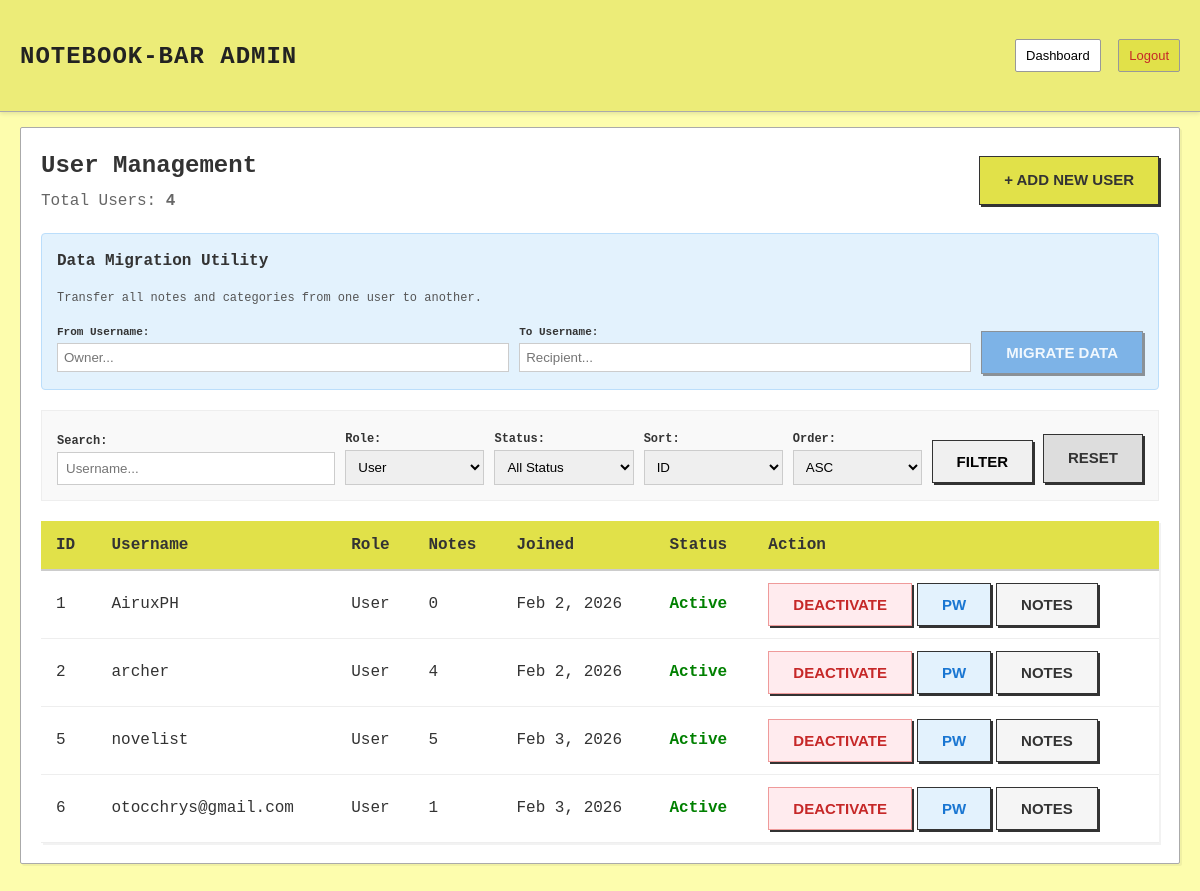
Screenshot of /admin/dashboard.php?role=user (signed in) with the database file from the repository.
### tables this page shows
CREATE TABLE `users` (
  `id` int(11) NOT NULL,
  `username` varchar(255) NOT NULL,
  `password` varchar(255) NOT NULL,
  `role` enum('user','admin') NOT NULL DEFAULT 'user',
  `is_active` tinyint(1) DEFAULT 1,
  `date_created` datetime NOT NULL DEFAULT current_timestamp(),
  `date_modified` datetime NOT NULL DEFAULT current_timestamp() ON UPDATE current_timestamp(),
  `security_word` varchar(255) DEFAULT NULL,
  `security_word_set` tinyint(1) NOT NULL DEFAULT 0
);

### includes/data_access.php (called while the page is built, shortened)
<?php
require_once 'db.php';
function get_current_user_id()
{
    return isset($_SESSION['user_id']) ? $_SESSION['user_id'] : 0;
}
function is_admin()
{
    return isset($_SESSION['role']) && $_SESSION['role'] === 'admin';
}
function get_all_users($search = '', $role = '', $status = '', $sort = 'id', $order = 'ASC', $page = 1, $limit = 10)
{
    global $conn;
    $page = max(1, intval($page));
    $limit = max(1, intval($limit));
    $offset = ($page - 1) * $limit;
    $order = strtoupper($order) === 'DESC' ? 'DESC' : 'ASC';
    $allowed_sorts = ['id', 'username', 'role', 'date_created', 'is_active'];
    $sql = "SELECT u.id, u.username, u.role, u.is_active, u.date_created,
            (SELECT COUNT(*) FROM notes n WHERE n.user_id = u.id) as note_count
            FROM users u WHERE 1=1";
    if ($role !== '') {
        $r = mysqli_real_escape_string($conn, $role);
        $sql .= " AND u.role = '$r'";
    }
    $count_sql_main = "SELECT COUNT(*) as total FROM users u WHERE 1=1";
    if ($role !== '') {
        $r = mysqli_real_escape_string($conn, $role);
        $count_sql_main .= " AND u.role = '$r'";
    }
    $count_res = mysqli_query($conn, $count_sql_main);
    $total_row = mysqli_fetch_assoc($count_res);
    $total = $total_row['total'];
    $sql .= " ORDER BY u.$sort $order, u.id ASC LIMIT $limit OFFSET $offset";
    $result = mysqli_query($conn, $sql);
    $users = [];
    while ($row = mysqli_fetch_assoc($result)) {
        $users[] = $row;
    }
    return ['users' => $users, 'total' => $total];
}
?>

### admin/dashboard.php (the view, shortened to what this page needs)
<?php
include '../includes/data_access.php';
?>
<!DOCTYPE html>
<html lang="en">
<head>
    <link rel="stylesheet" href="../css/style.css?v=<?php echo time(); ?>">
</head>
<body>
    <header>
        <div class="header-inner">
            <h1><a href="dashboard.php">Notebook-BAR ADMIN</a></h1>
            <nav>
                <a href="dashboard.php" style="background: #fff;">Dashboard</a>
                <a href="../logout.php" style="color: #c62828;">Logout</a>
            </nav>
        </div>
    </header>
    <div class="container">
        <?php
        $search = $_GET['q'] ?? '';
        $role_filter = $_GET['role'] ?? '';
        $status_filter = $_GET['status'] ?? '';
        $sort = $_GET['sort'] ?? 'id';
        $order = $_GET['order'] ?? 'ASC';
        $page = isset($_GET['page']) ? intval($_GET['page']) : 1;
        $limit = 10;
        $data = get_all_users($search, $role_filter, $status_filter, $sort, $order, $page, $limit);
        $users = $data['users'];
        $total_users = $data['total'];
        $current_uid = get_current_user_id();
        ?>
        <div class="dashboard-section">
            <div style="display: flex; justify-content: space-between; align-items: center; margin-bottom: 20px;">
                <div>
                    <h2 style="margin: 0;">User Management</h2>
                    <p style="margin: 5px 0 0; color: #666;">Total Users: <strong><?php echo $total_users; ?></strong>
                    </p>
                </div>
                <a href="add_user.php" class="btn btn-primary">+ Add New User</a>
            </div>
            <div class="migration-section">
                <h3 style="margin-top: 0; font-size: 16px;">Data Migration Utility</h3>
                <p style="font-size: 12px; color: #555;">Transfer all notes and categories from one user to another.</p>
                <form id="migrationForm" style="display: flex; gap: 10px; align-items: flex-end;">
                    <div style="flex: 1; position: relative;">
                        <label style="font-size: 11px; font-weight: bold;">From Username:</label>
                        <input type="text" name="from_username" id="from_username" required placeholder="Owner..."
                            style="width: 100%; padding: 6px; border: 1px solid #ccc;"
                            oninput="validateMigrationUser('from')">
                    </div>
                    <div style="flex: 1; position: relative;">
                        <label style="font-size: 11px; font-weight: bold;">To Username:</label>
                        <input type="text" name="to_username" id="to_username" required placeholder="Recipient..."
                            style="width: 100%; padding: 6px; border: 1px solid #ccc;"
                            oninput="validateMigrationUser('to')">
                    </div>
                    <button type="button" id="migrate_btn" class="btn"
                        style="background: #1976d2; color: #fff; opacity: 0.5;" disabled
                        onclick="openMigrationPreview()">Migrate
                        Data</button>
                </form>
            </div>
            <form method="get"
                style="background: #f9f9f9; padding: 15px; border: 1px solid #eee; margin-bottom: 20px; display: flex; gap: 10px; flex-wrap: wrap; align-items: flex-end;">
                <div style="flex: 2; min-width: 200px;">
                    <label style="font-size: 12px; font-weight: bold;">Search:</label>
                    <input type="text" name="q" value="<?php echo htmlspecialchars($search); ?>"
                        placeholder="Username..." style="width: 100%; padding: 8px; border: 1px solid #ccc;">
                </div>
                <div style="flex: 1; min-width: 120px;">
                    <label style="font-size: 12px; font-weight: bold;">Role:</label>
                    <select name="role" style="width: 100%; padding: 8px; border: 1px solid #ccc;">
                        <option value="user" <?php if ($role_filter === 'user')
                            echo 'selected'; ?>>User</option>
                    </select>
                </div>
                <div style="flex: 1; min-width: 120px;">
                    <label style="font-size: 12px; font-weight: bold;">Status:</label>
                    <select name="status" style="width: 100%; padding: 8px; border: 1px solid #ccc;">
                        <option value="">All Status</option>
                    </select>
                </div>
                <div style="flex: 1; min-width: 120px;">
                    <label style="font-size: 12px; font-weight: bold;">Sort:</label>
                    <select name="sort" style="width: 100%; padding: 8px; border: 1px solid #ccc;">
                        <option value="id" <?php if ($sort === 'id')
                            echo 'selected'; ?>>ID</option>
                    </select>
                </div>
                <div style="flex: 0 0 auto;">
                    <label style="font-size: 12px; font-weight: bold;">Order:</label>
                    <select name="order" style="width: 100%; padding: 8px; border: 1px solid #ccc;">
                        <option value="ASC" <?php if ($order === 'ASC')
                            echo 'selected'; ?>>ASC</option>
                    </select>
                </div>
                <button type="submit" class="btn btn-secondary" style="margin-bottom: 2px;">Filter</button>
                <?php if (!empty($search) || !empty($role_filter) || !empty($status_filter)): ?>
                    <a href="dashboard.php" class="btn" style="margin-bottom: 2px; background: #ddd; color: #333;">Reset</a>
                <?php endif; ?>
            </form>
            <table class="admin-table">
                <thead>
                    <tr>
                        <th>ID</th>
                        <th>Username</th>
                        <th>Role</th>
                        <th>Notes</th>
                        <th>Joined</th>
                        <th>Status</th>
                        <th>Action</th>
                    </tr>
                </thead>
                <tbody>
                    <?php if (count($users) > 0): ?>
                        <?php foreach ($users as $u): ?>
                            <tr>
                                <td><?php echo $u['id']; ?></td>
                                <td><?php echo htmlspecialchars($u['username']); ?></td>
                                <td>
                                    <?php if ($u['role'] === 'admin'): ?>
                                        <span
                                            style="background: #333; color: #fff; padding: 2px 6px; border-radius: 4px; font-size: 11px;">ADMIN</span>
                                    <?php else: ?>
                                        User
                                    <?php endif; ?>
                                </td>
                                <td><?php echo $u['note_count']; ?></td>
                                <td><?php echo date("M j, Y", strtotime($u['date_created'])); ?></td>
                                <td>
                                    <?php if ($u['is_active']): ?>
                                        <span class="status-active">Active</span>
                                    <?php else: ?>
                                        <span class="status-banned">Deactivated</span>
                                    <?php endif; ?>
                                </td>
                                <td>
                                    <?php if ($u['id'] != $current_uid): ?>
                                        <div style="display: flex; gap: 5px;">
                                            <form method="post" action="user_action.php" style="display:inline;">
                                                <?php if ($u['is_active']): ?>
                                                    <button type="submit" name="toggle_status" class="btn btn-sm"
                                                        style="background:#ffebee; color:#c62828; border-color:#ef9a9a;">Deactivate</button>
                                                <?php else: ?>
                                                    <button type="submit" name="toggle_status" class="btn btn-sm"
                                                        style="background:#e8f5e9; color:#2e7d32; border-color:#a5d6a7;">Activate</button>
                                                <?php endif; ?>
                                            </form>
                                            <button type="button" class="btn btn-sm btn-secondary"
                                                style="background: #e3f2fd; color: #1976d2;"
                                                onclick='openPasswordModal(<?php echo $u['id']; ?>, "<?php echo addslashes($u['username']); ?>")'>PW</button>
                                            <?php if ($u['role'] === 'user'): ?>
                                                <button type="button" class="btn btn-sm btn-secondary"
                                                    style="background: #f5f5f5; color: #333;"
                                                    onclick='openNotesModal(<?php echo $u['id']; ?>, "<?php echo addslashes($u['username']); ?>")'>Notes</button>
                                            <?php endif; ?>
                                        </div>
                                    <?php endif; ?>
                                </td>
                            </tr>
                        <?php endforeach; ?>
                    <?php endif; ?>
                </tbody>
            </table>
        </div>
    </div>
</body>
</html>

### css/style.css (style rules this page uses)
* { box-sizing: border-box; }
:root { --bg-color: #fdfdad; --header-bg: #ecec78; --nav-bg: #e1e149; --card-bg: #fffde7; --text-primary: #333; --text-secondary: #555; --border-color: #d1d190; --shadow: 2px 2px 4px rgba(0, 0, 0, 0.15); }
body { background-color: var(--bg-color); margin: 0; padding: 0; font-family: 'Courier New', Courier, monospace; color: var(--text-primary); line-height: 1.5; }
a { text-decoration: none; color: inherit; }
header { background-color: var(--header-bg); border-bottom: 1px solid #aaa; padding: 10px 0; box-shadow: 0 2px 4px rgba(0, 0, 0, 0.1); margin-bottom: 15px; }
.header-inner { max-width: 1200px; margin: 0 auto; padding: 0 20px; display: flex; justify-content: space-between; align-items: center; }
header h1 a { font-size: 24px; font-weight: bold; color: #222; text-transform: uppercase; letter-spacing: 1px; }
header nav a { font-family: Arial, sans-serif; font-size: 13px; margin-left: 8px; padding: 6px 10px; background-color: var(--nav-bg); border: 1px solid #999; border-radius: 2px; color: #000; display: inline-block; }
.container { max-width: 1200px; margin: 0 auto; padding: 0 20px; }
.btn { font-family: Arial, sans-serif; font-weight: bold; padding: 12px 24px; cursor: pointer; border: 1px solid #333; background: #fff; text-transform: uppercase; font-size: 15px; box-shadow: 2px 2px 0 #333; transition: all 0.1s; box-sizing: border-box; }
.btn-primary { background-color: var(--nav-bg); }
.btn-secondary { background-color: #f0f0f0; display: inline-block; }
.dashboard-section { background: #fff; border: 1px solid #aaa; padding: 20px; margin-bottom: 30px; border-radius: 2px; box-shadow: 2px 2px 0 rgba(0, 0, 0, 0.05); }

### admin/dashboard.php (style rules this page uses)
.admin-table { width: 100%; border-collapse: collapse; background: #fff; box-shadow: 2px 2px 0 rgba(0, 0, 0, 0.05); }
.admin-table th, .admin-table td { padding: 12px 15px; text-align: left; border-bottom: 1px solid #eee; }
.admin-table th { background-color: var(--nav-bg); border-bottom: 2px solid #ccc; font-weight: bold; }
.status-active { color: green; font-weight: bold; }
.migration-section { background: #e3f2fd; border: 1px solid #bbdefb; padding: 15px; border-radius: 4px; margin-bottom: 20px; }

### rows the page displays
users: id "1", username "AiruxPH", role "User", note_count "0", date_created "Feb 2, 2026", is_active "Active"
users: id "2", username "archer", role "User", note_count "4", date_created "Feb 2, 2026", is_active "Active"
users: id "5", username "novelist", role "User", note_count "5", date_created "Feb 3, 2026", is_active "Active"
users: id "6", username "otocchrys@gmail.com", role "User", note_count "1", date_created "Feb 3, 2026", is_active "Active"

### other values shown
$total_users "4"
